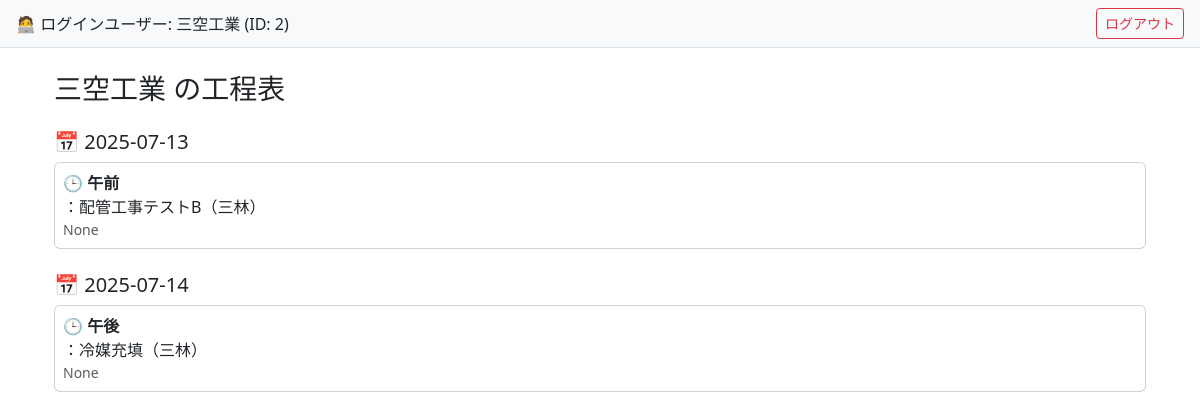
Page /schedules (signed in) on the committed database.
### models.py (models this page shows)
class User(db.Model, UserMixin):
    __tablename__ = 'users'
    id = db.Column(db.Integer, primary_key=True)
    company_name = db.Column(db.String(100), nullable=False)
    email = db.Column(db.String(120), unique=True, nullable=False)
    password_hash = db.Column(db.String(128), nullable=False)
    role = db.Column(db.String(20), nullable=False)  # 'admin' or 'company'
    schedules = db.relationship('Schedule', backref='company', lazy=True)

class Schedule(db.Model):
    __tablename__ = 'schedules'
    id = db.Column(db.Integer, primary_key=True)
    site_name = db.Column(db.String(255), nullable=False)  # 開始日
    end_date = db.Column(db.Date, nullable=True)  # 終了日
    date = db.Column(db.Date, nullable=False)
    time_slot = db.Column(db.String(10), nullable=False)  # 午前／午後／夜
    task_name = db.Column(db.String(100), nullable=False)
    person_in_charge = db.Column(db.String(100))  # 担当者
    comment = db.Column(db.Text)
    company_id = db.Column(db.Integer, db.ForeignKey('users.id'), nullable=False)
    created_by = db.Column(db.Integer)  # ログインユーザーのID
    client_person = db.Column(db.String(100))   # 依頼元の担当者
    client_comment = db.Column(db.String(255))  # 依頼元からの伝言や要望など

### routes.py (the view)
@bp.route('/schedules')
@login_required
def schedule_list():
    if current_user.role == 'admin':
        schedules = Schedule.query.order_by(Schedule.date.asc()).all()
    else:
        schedules = Schedule.query.filter_by(company_id=current_user.id).order_by(Schedule.date.asc()).all()
    schedules_by_date = defaultdict(list)
    for s in schedules:
        schedules_by_date[s.date.strftime('%Y-%m-%d')].append(s)
    return render_template('schedule/list.html', schedules_by_date=schedules_by_date)

### app.py (called while the page is built)
@login_manager.user_loader
def load_user(user_id):
    return User.query.get(int(user_id))

### templates/schedule/list.html
{% extends 'base.html' %}
{% block content %}
<div class="container mt-4">
  <h3>{{ current_user.company_name }} の工程表</h3>
  {% for date, items in schedules_by_date.items() %}
    <h5 class="mt-4">📅 {{ date }}</h5>
    {% for s in items %}
      <div class="card mb-2 p-2">
        <strong>🕒 {{ s.time_slot }}</strong>：{{ s.task_name }}（{{ s.person_in_charge }}）<br>
        <small class="text-muted">{{ s.comment }}</small>
      </div>
    {% endfor %}
  {% endfor %}
</div>
{% endblock %}

### templates/base.html (shortened to what this page needs)
<!DOCTYPE html>
<html lang="ja">
<head>
  <link href="https://cdn.jsdelivr.net/npm/bootstrap@5.3.2/dist/css/bootstrap.min.css" rel="stylesheet">
  <link href="https://cdn.jsdelivr.net/npm/fullcalendar@6.1.8/index.global.min.css" rel="stylesheet" />
</head>
<body>
  {% if current_user.is_authenticated %}
  <div class="d-flex justify-content-between align-items-center px-3 py-2 bg-light border-bottom">
    <div>🧑‍💻 ログインユーザー: {{ current_user.company_name }} (ID: {{ current_user.id }})</div>
    <div>
      <a href="{{ url_for('main.logout') }}" class="btn btn-outline-danger btn-sm">ログアウト</a>
    </div>
  </div>
  {% endif %}
  <div class="container mt-3">
    {% block content %}{% endblock %}
  </div>
</body>
</html>

### rows in the picture
User: company_name "三空工業", id "2"
Schedule: time_slot "午前", task_name "配管工事テストB", person_in_charge "三林", comment "None"
Schedule: time_slot "午後", task_name "冷媒充填", person_in_charge "三林", comment "None"

### other values in the picture
{{ date }} "2025-07-13" "2025-07-14"
